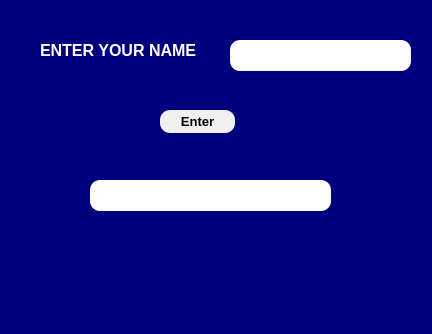
<?xml version="1.0" encoding="UTF-8"?>
<ui version="4.0">
 <class>MainWindow</class>
 <widget class="QMainWindow" name="MainWindow">
  <property name="geometry">
   <rect>
    <x>0</x>
    <y>0</y>
    <width>432</width>
    <height>334</height>
   </rect>
  </property>
  <property name="windowTitle">
   <string>MainWindow</string>
  </property>
  <property name="styleSheet">
   <string notr="true">background-color:rgb(0, 0, 127);</string>
  </property>
  <widget class="QWidget" name="centralwidget">
   <widget class="QLineEdit" name="lineEdit">
    <property name="geometry">
     <rect>
      <x>230</x>
      <y>40</y>
      <width>181</width>
      <height>31</height>
     </rect>
    </property>
    <property name="styleSheet">
     <string notr="true">background-color:rgb(255, 255, 255);
color:rgb(0, 0, 0);
 border-radius:10px;</string>
    </property>
   </widget>
   <widget class="QLabel" name="label">
    <property name="geometry">
     <rect>
      <x>40</x>
      <y>40</y>
      <width>181</width>
      <height>21</height>
     </rect>
    </property>
    <property name="font">
     <font>
      <pointsize>12</pointsize>
      <weight>75</weight>
      <bold>true</bold>
     </font>
    </property>
    <property name="styleSheet">
     <string notr="true">color:rgb(255, 255, 255)</string>
    </property>
    <property name="text">
     <string>ENTER YOUR NAME</string>
    </property>
   </widget>
   <widget class="QPushButton" name="pushButton">
    <property name="geometry">
     <rect>
      <x>160</x>
      <y>110</y>
      <width>75</width>
      <height>23</height>
     </rect>
    </property>
    <property name="font">
     <font>
      <pointsize>10</pointsize>
      <weight>75</weight>
      <bold>true</bold>
     </font>
    </property>
    <property name="styleSheet">
     <string notr="true">QPushButton{
background-color:rgb(240, 240, 240);
color:rgb(0, 0, 0);
 border-radius:10px;}

QPushButton::hover{
background-color:rgb(0, 255, 255);
color:rgb(255, 255, 0);
 border-radius:10px;}</string>
    </property>
    <property name="text">
     <string>Enter</string>
    </property>
   </widget>
   <widget class="QLabel" name="label_2">
    <property name="geometry">
     <rect>
      <x>90</x>
      <y>180</y>
      <width>241</width>
      <height>31</height>
     </rect>
    </property>
    <property name="styleSheet">
     <string notr="true">background-color:rgb(255, 255, 255);
color:rgb(0, 0, 0);
 border-radius:10px;</string>
    </property>
    <property name="text">
     <string/>
    </property>
   </widget>
  </widget>
  <widget class="QStatusBar" name="statusbar"/>
 </widget>
 <resources/>
 <connections/>
</ui>
